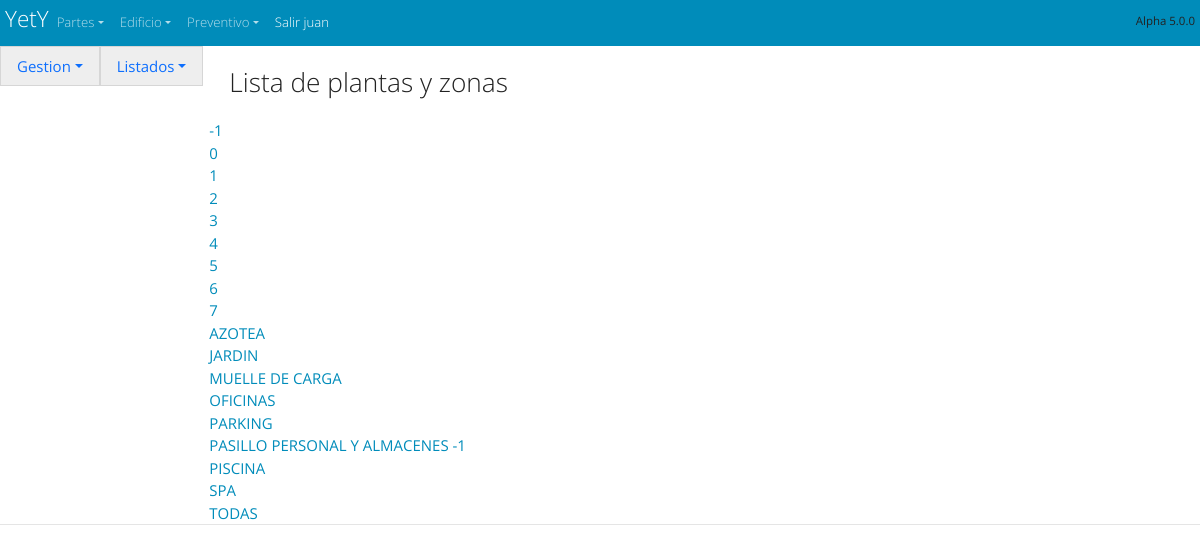
The app's page /espacios/Plantas_o_zonas_list/ (signed in), older data.
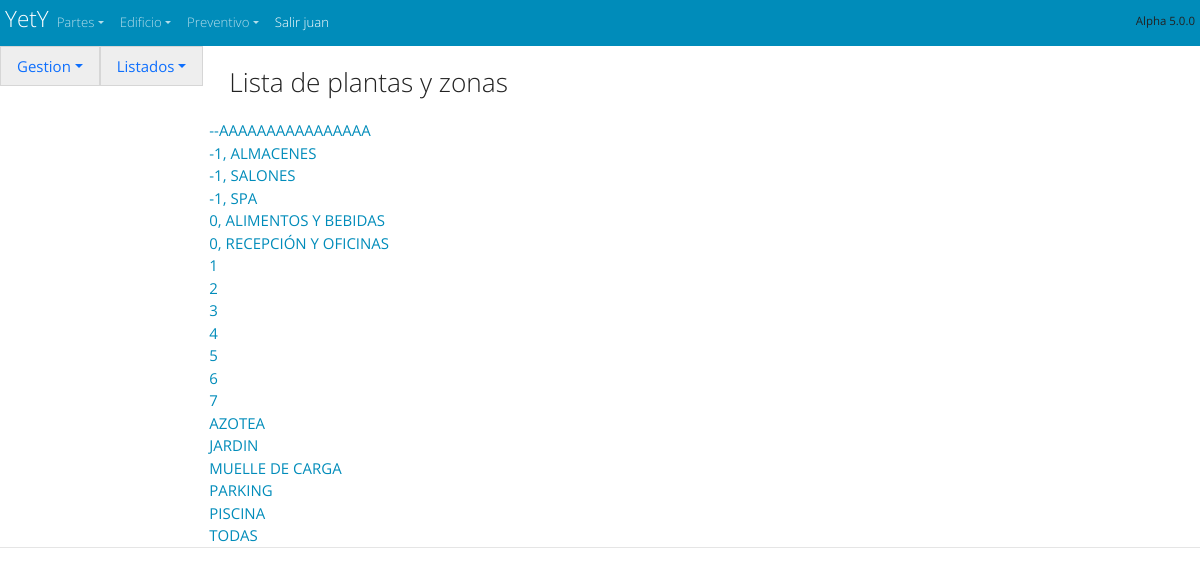
The same page, newer data.
### espacios/models.py (models this page shows, shortened)
class Planta_o_zonas (models.Model):
    nombre=models.CharField(default='' ,null=False,max_length=50,verbose_name='Nombre de la planta o zona', help_text="Nombre de la sala o lugar",blank=True)
    departamento=models.ManyToManyField('Departamentos',  max_length=50,verbose_name='departamento de',  help_text="departamento de" ,blank=True)
    class Meta:
            ordering = ["nombre"]

### espacios/views.py (the view)
class Plantas_o_zonas_list (ListView): # Lista de departamentos
    model = Planta_o_zonas
    fields= '__all__'
    template_name = 'Plantas_o_zonas_list.html'
    ordering = ['nombre']
    paginate_by = 25
    context_object_name = 'list' # Esto es lo que envía al template

### espacios/templates/Plantas_o_zonas_list.html
<!doctype html>
<html lang="es">
{% extends "start.html" %}
{% block content %}
{% load static %}
{% include 'navbar_espacios.html'%}
<form method="POST" class="post-form">{% csrf_token %}
<div class="container_fluid" style="padding-left: 5px" >
  <div style= "display: flex ;  padding: 5px; justify-content :center; text-align: center; ">
    <h3>Lista de plantas y zonas</h3>
  </div>
{% for  list in list  %}
  <div class="row">
    <div style= 'padding-left: 1rem;'>  <a href="/espacios/Plantas_o_zonas_edit/{{ list.id }}" >{{ list.nombre }} </a>  </div>
   </div>
{% endfor %}
</div>
</form>
{% endblock %}

### cabecera/templates/start.html (shortened to what this page needs)
{% load static %}
<!DOCTYPE html>
<html lang="es">
<head>
    <link href="https://cdn.jsdelivr.net/npm/bootstrap@5.1.3/dist/css/bootstrap.min.css" rel="stylesheet">
    <link rel="stylesheet" href="https://cdn.jsdelivr.net/npm/bootswatch@4.5.2/dist/yeti/bootstrap.min.css">
   {% load static %}
   <link rel="stylesheet" href="{% static '/css/start.css' %}">
</head>
<body translate="no">
  {% if  user.is_authenticated %}
        {% include 'navbar_start.html'%}
      {% else %}
        {% include 'registration/login.html' %}
        {% endif %}
   {% if user.is_authenticated %}
      {% block content %}
      {% endblock %}
    {% endif %}
</body>
</html>

### cabecera/templates/navbar_start.html (shortened to what this page needs)
<body>
  <nav  class="navbar navbar-expand navbar-dark bg-primary" style="margin: 0px; padding: 5px" >
    <div class="container-fluid">
      <a  class="navbar-brand" style="margin: 0px; padding: 0px" href="/"><hgroup style="margin: 0px; padding: 0px"><h4 >YetY </h4>  </hgroup></a>
      {% if  user.is_authenticated %}
  <div  class="collapse navbar-collapse" id="navbarColor01">
        <ul class="navbar-nav me-auto">
          <li class="nav-item dropdown">
            <a class="nav-link dropdown-toggle" data-bs-toggle="dropdown" href="#" role="button" aria-haspopup="true" aria-expanded="false">Partes</a>
          </li>
          <li class="nav-item dropdown">
            <a class="nav-link dropdown-toggle" data-bs-toggle="dropdown" href="#" role="button" aria-haspopup="true" aria-expanded="false">Edificio</a>
          </li>
          <li class="nav-item dropdown">
            <a class="nav-link dropdown-toggle" data-bs-toggle="dropdown" href="#" role="button" aria-haspopup="true" aria-expanded="false">Preventivo</a>
          </li>
          <li class="nav-item active">
            <a class="nav-link " href="/accounts/logout/ " >Salir {{ user }}</a>
          </li>
        </ul>
        <h6> <small><small> Alpha 5.0.0  </small></small></h6>
      </div>
    </div>
    {% endif %}
  </nav>
</body>

### espacios/templates/navbar_espacios.html (shortened to what this page needs)
<ul class="nav nav-tabs">
  <li class="nav-item dropdown">
    <a class="nav-link dropdown-toggle" data-bs-toggle="dropdown" href="#" role="button" aria-haspopup="true" aria-expanded="false">Gestion</a>
  </li>
  <li class="nav-item dropdown">
    <a class="nav-link dropdown-toggle" data-bs-toggle="dropdown" href="#" role="button" aria-haspopup="true" aria-expanded="false">Listados</a>
  </li>

### cabecera/static/css/start.css (style rules this page uses)
h1, h2, h3 { text-align: center; margin: 1rem; }

Row changes from the older to the newer data that the page shows:
changed Planta_o_zonas: nombre "OFICINAS" → "--AAAAAAAAAAAAAAAA"; moves up the list
changed Planta_o_zonas: nombre "-1" → "-1, ALMACENES"
added Planta_o_zonas: nombre "-1, SALONES"
changed Planta_o_zonas: nombre "SPA" → "-1, SPA"; moves up the list
changed Planta_o_zonas: nombre "PASILLO PERSONAL Y ALMACENES -1" → "0, ALIMENTOS Y BEBIDAS"; moves up the list
changed Planta_o_zonas: nombre "0" → "0, RECEPCIÓN Y OFICINAS"
